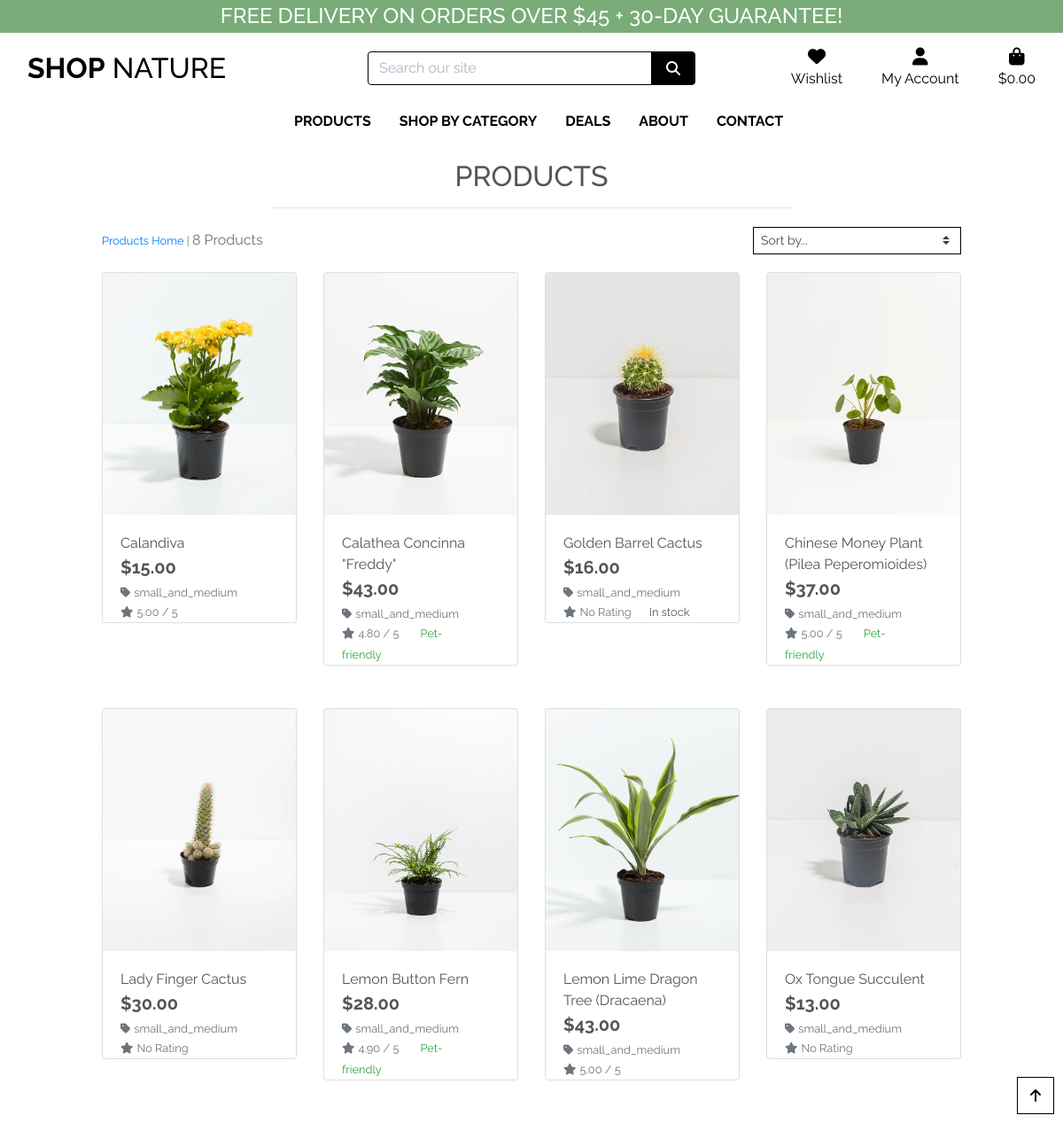
Page /products/?category=small_and_medium on the committed database.
### products/models.py (models this page shows, shortened)
class Product(models.Model):
    category = models.ForeignKey(
        'Category', null=True, blank=True, on_delete=models.CASCADE)
    sku = models.CharField(max_length=254, null=True, blank=True)
    name = models.CharField(max_length=254)
    description = models.TextField()
    price = models.DecimalField(max_digits=6, decimal_places=2)
    rating = models.DecimalField(
        max_digits=6, decimal_places=2, null=True, blank=True)
    image = models.ImageField(null=True, blank=True)
    alt = models.CharField(
        max_length=300,
        null=True,
        blank=True,
        unique=False,
        verbose_name='Alt text',
        help_text='format: required, max_length=300'
    )
    is_petfriendly = models.BooleanField()

class Category(models.Model):
    class Meta:
        verbose_name_plural = 'Categories'
    name = models.CharField(max_length=254)
    friendly_name = models.CharField(
        max_length=254, null=True, blank=True)

class Stock(models.Model):
    product = models.ForeignKey('Product', on_delete=models.CASCADE)
    quantity = models.IntegerField()
    special_notes = models.CharField(
        max_length=1000,null=True, blank=True)

### products/views.py (the view, shortened to what this page needs)
# urls.py: path('', views.all_products, name='products'),
def all_products(request):
    products = Product.objects.all()
    query = None
    categories = None
    sort = None
    direction = None
    if request.GET:
        if 'category' in request.GET:
            categories = request.GET['category'].split(',')
            products = products.filter(category__friendly_name__in=categories)
            categories = Category.objects.filter(friendly_name__in=categories)
    current_sorting = f'{sort}_{direction}'
    context = {
        'products': products,
        'search_term': query,
        'current_categories': categories,
        'current_sorting': current_sorting,
    }
    return render(request, 'products/products.html', context)

### cart/contexts.py (called while the page is built, shortened)
def cart_contents(request):
    cart_items = []
    total = 0
    product_count = 0
    cart = request.session.get('cart', {})
    if total < settings.FREE_DELIVERY_THRESHOLD:
        delivery = total * Decimal(settings.STANDARD_DELIVERY_PERCENTAGE / 100)
        free_delivery_delta = settings.FREE_DELIVERY_THRESHOLD - total
    else:
        delivery = 0
        free_delivery_delta = 0
    grand_total = delivery + total
    context = {
        'cart_items': cart_items,
        'total': total,
        'product_count': product_count,
        'delivery': delivery,
        'free_delivery_delta': free_delivery_delta,
        'free_delivery_threshold': settings.FREE_DELIVERY_THRESHOLD,
        'grand_total': grand_total,
    }
    return context

### products/templates/products/products.html (shortened to what this page needs)
{% extends "base.html" %}
{% load static %}
{% block page_header %}
<div class="container header-container">
</div>
{% endblock %}
{% block content %}
<div class="overlay"></div>
<div class="container-fluid">
    <div class="row">
        <div class="col text-center mt-3">
            <h2 class="logo-font">Products</h2>
            <hr class="w-50 mb-1">
        </div>
    </div>
    <div class="row">
        <div class="product-container col-10 offset-1">
            <div class="row mt-1 mb-2">
                <div class="col-12 col-md-6 my-auto order-md-last d-flex justify-content-center justify-content-md-end">
                    <div class="sort-select-wrapper w-50">
                        <select id="sort-selector"
                            class="custom-select custom-select-sm rounded-0 border border-{% if current_sorting != 'None_None' %}info{% else %}black{% endif %}">
                            <option value="reset" {% if current_sorting == 'None_None' %}selected{% endif %}>Sort by...
                            </option>
                        </select>
                    </div>
                </div>
                <div class="col-12 col-md-6 order-md-first">
                    <p class="text-muted mt-3 text-center text-md-left">
                        {% if search_term or current_categories or current_sorting != 'None_None' %}
                        <span class="small"><a href="{% url 'products' %}">Products Home</a> | </span>
                        {% endif %}
                        {{ products|length }} Products
                    </p>
                </div>
            </div>
            <div class="row">
                {% for product in products %}
                <div class="col-sm-6 col-md-6 col-lg-4 col-xl-3">
                    <div class="card border-2">
                        {% if product.image %}
                        <a href="{% url 'product_detail' product.id  %}">
                            <img class="card-img-top img-fluid" src="{{ product.image.url }}" alt="{{ product.name }}">
                        </a>
                        {% else %}
                        <a href="{% url 'product_detail' product.id  %}">
                            <img class="card-img-top img-fluid" src="{{ MEDIA_URL }}" alt="{{ product.name }}">
                        </a>
                        {% endif %}
                        <div class="card-body pb-0">
                            <p class="mb-0">{{ product.name }}</p>
                            <p class="lead mb-0 text-left font-weight-bold">${{ product.price }}</p>
                            {% if product.category %}
                            <p class="small mt-1 mb-0">
                                <a class="text-muted" href="{% url 'products' %}?category={{ product.category.name }}">
                                    <i class="fas fa-tag mr-1"></i>{{ product.category.friendly_name }}
                                </a>
                            </p>
                            {% endif %}
                            {% if product.rating %}
                            <small class="text-muted"><i class="fas fa-star mr-1"></i>{{ product.rating }} /
                                5</small>
                            {% else %}
                            <small class="text-muted"><i class="fas fa-star mr-1"></i>No Rating</small>
                            {% endif %}
                            {% if product.is_petfriendly %}
                            <small class="card-body text-success">Pet-friendly</small>
                            {% endif %}
                            {% for stock in product.stock_set.all %}
                            {% if stock.quantity > 0 %}
                            <small class="ml-3">In stock</small>
                            {% else %}
                            <small class="ml-3">Coming soon</small>
                            {% endif %}
                            {% endfor %}
                        </div>
                    </div>
                </div>
                {% endfor %}
            </div>
        </div>
    </div>
</div>
<div class="btt-button shadow-sm rounded-0 border border-black">
    <a class="btt-link d-flex h-100">
        <i class="fas fa-arrow-up text-black mx-auto my-auto"></i>
    </a>
</div>
{% endblock %}

### static/css/base.css (style rules this page uses)
html { height: 100%; }
body { background: url('/media/heroo.jpg') no-repeat center center fixed; background-size: cover; height: calc(100vh - 164px); color: #555; font-family: 'Raleway'; }
.logo-font { text-transform: uppercase; }
.text-black { color: #000 !important; }
.border-black { border: 1px solid black !important; }
.overlay { height: 100%; width: 100%; top: 0; left: 0; position: fixed; background: white; z-index: -1; }
.btt-button { height: 42px; width: 42px; position: fixed; bottom: 10px; right: 10px; }
.btt-link, .update-link, .remove-item { cursor: pointer; }
@media (min-width: 1200px) { .container { max-width: 80%; } }
@media (min-width: 992px) { .header-container { padding-top: 164px; } }

### rows in the picture
Product: image (picture), name "Calandiva", price "15.00", category.friendly_name "small_and_medium", rating "5.00"
Product: image (picture), name "Calathea Concinna \"Freddy\"", price "43.00", category.friendly_name "small_and_medium", rating "4.80", is_petfriendly "Pet-friendly"
Product: image (picture), name "Golden Barrel Cactus", price "16.00", category.friendly_name "small_and_medium", shows "No Rating"
Stock: quantity "In stock"
Product: image (picture), name "Chinese Money Plant (Pilea Peperomioides)", price "37.00", category.friendly_name "small_and_medium", rating "5.00", is_petfriendly "Pet-friendly"
Product: image (picture), name "Lady Finger Cactus", price "30.00", category.friendly_name "small_and_medium", shows "No Rating"
Product: image (picture), name "Lemon Button Fern", price "28.00", category.friendly_name "small_and_medium", rating "4.90", is_petfriendly "Pet-friendly"
Product: image (picture), name "Lemon Lime Dragon Tree (Dracaena)", price "43.00", category.friendly_name "small_and_medium", rating "5.00"
Product: image (picture), name "Ox Tongue Succulent", price "13.00", category.friendly_name "small_and_medium", shows "No Rating"

### other values in the picture
{{ free_delivery_threshold }} "45"
{{ products|length }} "8"
